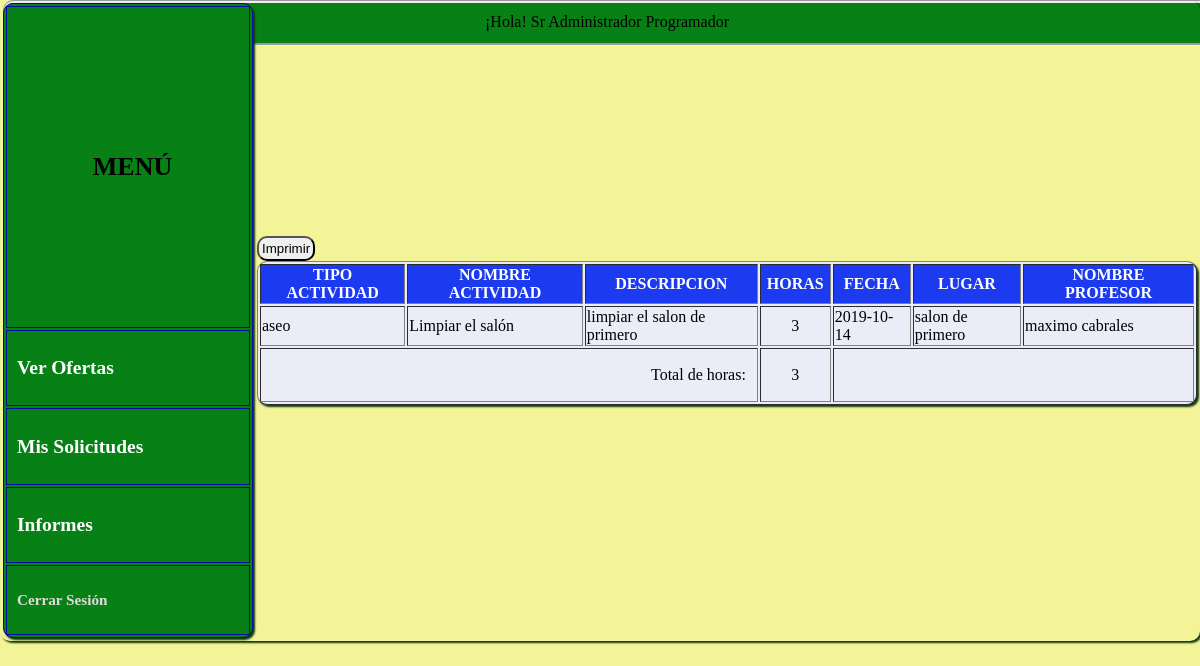
The page /alumno/informes.php (signed in) on the database its author committed.
### tables this page shows
CREATE TABLE `detalleoferta` (
  `idDetalle` int(11) NOT NULL,
  `idAlumno` int(11) NOT NULL,
  `idActividad` int(11) NOT NULL,
  `realizado` smallint(6) NOT NULL
);

CREATE TABLE `oferta` (
  `idActividad` int(11) NOT NULL,
  `tipoActividad` varchar(30) NOT NULL,
  `nombreActividad` varchar(100) NOT NULL,
  `descripcion` varchar(500) NOT NULL,
  `horasCant` int(11) NOT NULL,
  `fecha` date NOT NULL,
  `hora` time NOT NULL,
  `lugar` varchar(50) NOT NULL,
  `alumnosCant` int(11) NOT NULL,
  `contador` int(11) NOT NULL,
  `idProfesor` int(11) NOT NULL
);

CREATE TABLE `profesor` (
  `idProfesor` int(11) NOT NULL,
  `nombre` varchar(50) NOT NULL,
  `apellido` varchar(100) NOT NULL,
  `correo` varchar(40) NOT NULL,
  `genero` varchar(10) NOT NULL,
  `lugarNac` varchar(100) NOT NULL,
  `fechaNac` date NOT NULL,
  `telefono` varchar(15) NOT NULL,
  `direccion` varchar(100) NOT NULL,
  `licenciatura` varchar(30) NOT NULL
);

### alumno/informes.php (the view, shortened to what this page needs)
<?php
    include '../conexion.php';
?>
<!DOCTYPE html>
<html lang="es">
<head>
	<link rel="stylesheet" type="text/css" href="../css/estilos.css">
</head>
<body>
<table id="main">
	<tr><td>
		<div id="superior"> ¡Hola! <?php echo $_SESSION['nombre']; ?> <?php echo $_SESSION['apellido']; ?> </div>
		<table id="lateral" bgcolor="#007EFF" width="250px" border="1px" bordercolor="#030A9D">
			<tr >
				<td height="300px">
					<center><h1>MENÚ</h1></center>
				</td>
			</tr>
			<tr>
				<td>
					<a href="listaOfertas.php" style="text-decoration:none"> <font color="white"> <h2>Ver Ofertas</h2> </font></a>
				</td>
			</tr>
			<tr>
				<td>
					<a href="solicitudes.php" style="text-decoration:none"> <font color="white"> <h2>Mis Solicitudes</h2> </font></a>
				</td>
			</tr>
			<tr>
				<td>
					<a href="informes.php" style="text-decoration:none"> <font color="white"> <h2>Informes</h2></font> </a>
				</td>
			</tr>
			<tr>
				<td>
					<a href="../index.php" style="text-decoration:none"> <font color="#E0DBDB"> <h3>Cerrar Sesión</h3></font> </a>
				</td>
			</tr>
		</table>
	</td>
	<td width="100%">
		<a href="imprimir.php"><input type="button" value="Imprimir"></a>
		<table bgcolor="#EAECF7" border="1px">
			<tr bgcolor="#D8CBF8">
				<th>TIPO ACTIVIDAD</th>
				<th>NOMBRE ACTIVIDAD</th>
				<th>DESCRIPCION</th>
				<th>HORAS</th>
				<th>FECHA</th>
				<th>LUGAR</th>
				<th>NOMBRE PROFESOR</th>
			</tr>
			<?php
				$sql="SELECT * FROM detalleoferta INNER JOIN oferta ON detalleoferta.idActividad = oferta.idActividad INNER JOIN profesor ON oferta.idProfesor = profesor.idProfesor WHERE idAlumno='$_SESSION[id]' AND detalleoferta.realizado = 1";
				$resultado = mysqli_query($conexion, $sql);
				$horas=0;
				while($datos=mysqli_fetch_array($resultado)){
			?>
			<tr>
				<td>	<?php echo $datos['tipoActividad'] ?>			</td>
				<td>	<?php echo $datos['nombreActividad'] ?>			</td>
				<td>	<?php echo $datos['descripcion'] ?>				</td>
				<td>	<center><?php echo $datos['horasCant']; ?></center>	</td>
				<td>	<?php echo $datos['fecha'] ?>					</td>
				<td>	<?php echo $datos['lugar'] ?>					</td>
				<td>	<?php echo $datos['nombre'],' ',$datos['apellido'] ?></td>
			</tr>
			<?php
				$horas = $horas + $datos['horasCant'];
				}
			?>
			<tr>
				<td colspan="3"> <p style="text-align: right; padding-right: 10px; padding-top: 0;">Total de horas:</p>  </td> <td><center><?php echo $horas ?></center></td><td colspan="3"></td>
			</tr>
		</table>
</table>
</body>
</html>

### css/estilos.css (style rules this page uses)
a:link { text-decoration: none; }
a { text-decoration: none; }
body { background-color: #F3F498; }
input { border-radius: 10px; padding: 3px; }
table { border-radius: 10px; box-shadow: 2px 2px 2px 0px #0F370E; }
th { background-color: #1C3AF0; color: white; padding-left: 6px; padding-right: 6px; }
td { font-family: verdana; }
table#main { position: absolute; left: 0px; top: 0px; margin: 0px; padding: 0px; }
div#superior { text-align: center; background-color: #078015; height: 20px; padding: 10px; width: 98.5%; top: 0px; left: 3px; z-index: -1; position: absolute; font-family: verdana; border-radius: 10px; border-style: groove; }
table#lateral { position: ; top: 0px; left: 0px; background-color: #078015; border-radius: 10px; }
table#lateral td { padding-left: 10px; padding-bottom: 10px; padding-top: 10px; font-size: 13px; }

### rows shown on the page
detalleoferta: idActividad.tipoActividad "aseo", idActividad.nombreActividad "Limpiar el salón", idActividad.descripcion "limpiar el salon de primero", idActividad.horasCant "3", idActividad.fecha "2019-10-14", idActividad.lugar "salon de primero", profesor.nombre "maximo", profesor.apellido "cabrales"

### other values the page prints
$_SESSION['nombre'] "Sr Administrador"
$_SESSION['apellido'] "Programador"
$horas "3"
